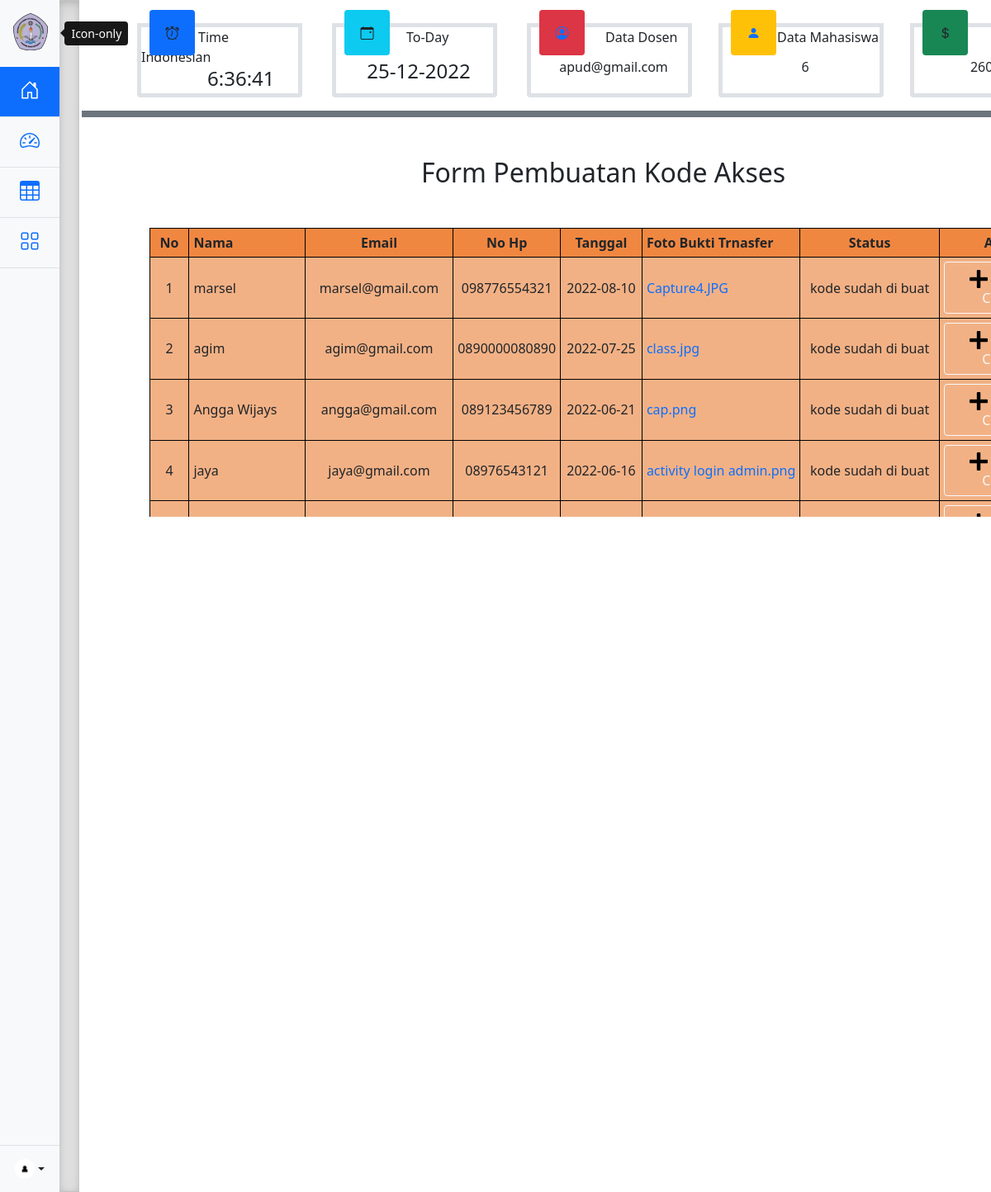
The page /kode_akses.php (signed in) on the database its author committed.
### tables this page shows
CREATE TABLE `profile` (
  `id_profile` int NOT NULL,
  `gambar` varchar(100) NOT NULL,
  `ukuran` varchar(100) NOT NULL,
  `type` varchar(100) NOT NULL,
  `id_pengguna` varchar(25) NOT NULL
);

CREATE TABLE `user` (
  `id_user` int NOT NULL,
  `nama` varchar(100) NOT NULL,
  `email` varchar(100) NOT NULL,
  `nohp` varchar(50) NOT NULL,
  `password` varchar(100) NOT NULL,
  `level` varchar(64) NOT NULL
);

CREATE TABLE `bukti_bayar` (
  `id_bukti` int NOT NULL,
  `nama` varchar(100) NOT NULL,
  `email` varchar(100) NOT NULL,
  `nohp` varchar(50) NOT NULL,
  `tanggal` date DEFAULT NULL,
  `foto_bukti` varchar(100) NOT NULL,
  `id_pengguna` varchar(25) NOT NULL
);

CREATE TABLE `kode_akses` (
  `id_kode` int NOT NULL,
  `nama` varchar(100) NOT NULL,
  `email` varchar(100) NOT NULL,
  `nohp` varchar(50) NOT NULL,
  `bayar_daftar` varchar(25) NOT NULL,
  `status` varchar(100) NOT NULL,
  `code_akses` text NOT NULL,
  `tanggal` date DEFAULT NULL,
  `id_pengguna` varchar(25) NOT NULL
);

### kode_akses.php (the view, shortened to what this page needs)
<?php
include "koneksi.php";
$id = $_SESSION['id_user'];
$result = mysqli_query($con,"SELECT * FROM user WHERE id_user='$id'");
$user = mysqli_fetch_assoc($result);
if(mysqli_num_rows($result)===1){
  $email = $user['email'];
}
$data_mhs = mysqli_query($con,"SELECT * FROM daftar_ulang");
$banyak_mhs = mysqli_num_rows($data_mhs);
$data_bayar = mysqli_query($con,"SELECT * FROM kode_akses");
while($data_saldo = mysqli_fetch_array($data_bayar)){
  $jumlah[] = $data_saldo['bayar_daftar'];
}
$jumlah_uang = array_sum($jumlah);
$profile = mysqli_query($con,"SELECT * FROM profile WHERE id_pengguna='$id'");
    $gambar = mysqli_fetch_assoc($profile);
    if(mysqli_num_rows($profile)===1){
    $poto = $gambar['gambar'];
    }else{
        $poto = "profile.png";
    }
?>
<!doctype html>
<html lang="en">
  <head>
<link href="assets/dist/css/bootstrap.min.css" rel="stylesheet">
<link rel="stylesheet" href="https://cdn.jsdelivr.net/npm/bootstrap-icons@1.8.1/font/bootstrap-icons.css">
    <link href="css/sidebars.css" rel="stylesheet">
  </head>
  <body>
<main>
  <div class="d-flex flex-column flex-shrink-0 bg-light" style="width: 4.5rem;">
    <a href="" class="d-block p-3 link-dark text-decoration-none" title="Icon-only" data-bs-toggle="tooltip" data-bs-placement="right">
      <img src="gambar/amik.png" class="bi" alt="logo amik">
    </a>
    <ul class="nav nav-pills nav-flush flex-column mb-auto text-center">
      <li class="nav-item">
        <a href="halaman_admin.php" class="nav-link active py-3 border-bottom" aria-current="page" title="Home" data-bs-toggle="tooltip" data-bs-placement="right">
          <svg class="bi" width="24" height="24" role="img" aria-label="Home"><use xlink:href="#home"/></svg>
        </a>
      </li>
      <li>
        <a href="kode_akses.php" class="nav-link py-3 border-bottom" title="Buat Kode Akses" data-bs-toggle="tooltip" data-bs-placement="right">
          <svg class="bi" width="24" height="24" role="img" aria-label="Dashboard"><use xlink:href="#speedometer2"/></svg>
        </a>
      </li>
      <li>
        <a href="data_seleksi.php" class="nav-link py-3 border-bottom" title="Seleksi" data-bs-toggle="tooltip" data-bs-placement="right">
          <svg class="bi" width="24" height="24" role="img" aria-label="Orders"><use xlink:href="#table"/></svg>
        </a>
      </li>
      <li>
        <a href="data_pembayaran.php" class="nav-link py-3 border-bottom" title="Pembayaran" data-bs-toggle="tooltip" data-bs-placement="right">
          <svg class="bi" width="24" height="24" role="img" aria-label="Products"><use xlink:href="#grid"/></svg>
        </a>
      </li>
    </ul>
    <div class="dropdown border-top">
      <a href="#" class="d-flex align-items-center justify-content-center p-3 link-dark text-decoration-none dropdown-toggle" id="dropdownUser3" data-bs-toggle="dropdown" aria-expanded="false">
        <img src="gambar/<?= $poto ?>" alt="mdo" width="24" height="24" class="rounded-circle">
      </a>
    </div>
  </div>
  <div class="b-example-divider"></div>
  <div class="d-block">
    <div class="d-flex">
      <div class="d-flex mt-1" style="margin-left:70px; margin-right:150px;">
          <div class="d-block border border-5 mt-4 rounded-bottom" style="width:200px; height:90px;">
          <span style="margin-left:69px;">Time Indonesian</span>
            <div style="display:flex; margin-left:80px;">
                <h4 id="jam"></h4><h4  id="menit"></h4><h4 id="detik"></h4>
            </div>
            </div>
          <div class="d-flex box mt-2 justify-content-center bg-primary rounded-bottom rounded-top" style="margin-left:-185px;"><i class="bi bi-alarm mt-3"></i></div>
      </div>
      <div class="d-flex mt-1 ms-3" style="margin-right:150px;">
          <div class="d-block border border-5 mt-4 rounded-bottom" style="width:200px; height:90px;">
          <span style="margin-left:85px;">To-Day</span>
          <center><h4 style="margin-left:10px; margin-top:15px;"><?php echo date('d-m-Y');?></h4></center>
            </div>
          <div class="d-flex box mt-2 justify-content-center bg-info rounded-bottom rounded-top" style="margin-left:-185px;"><i class="bi bi-calendar-event mt-3"></i></div>
      </div>
      <div class="d-flex mt-1 ms-3 me-3">
          <div class="d-block border border-5 mt-4 rounded-bottom" style="width:200px; height:90px;">
          <span style="margin-left:90px;">Data Dosen</span>
          <center><h6 style="margin-left:10px; margin-top:15px;"><?php echo $email;?></h6></center>
            </div>
          <a href="profile_admin.php"><div class="d-flex box mt-2 justify-content-center bg-danger rounded-bottom rounded-top" style="margin-left:-185px;"><i class="bi bi-person-circle mt-3"></i></div></a>
      </div>
      <div class="d-flex mt-1 ms-3 me-3">
          <div class="d-block border border-5 mt-4 rounded-bottom" style="width:200px; height:90px;">
          <center><span style="margin-left:65px;">Data Mahasiswa</span></center>
          <center><h6 style="margin-left:10px; margin-top:15px;"><?= $banyak_mhs; ?></center>
            </div>
          <a href="data_mahasiswa.php"><div class="d-flex box mt-2 justify-content-center bg-warning rounded-bottom rounded-top" style="margin-left:-185px;"><i class="bi bi-person-fill mt-3"></i></div></a>
      </div>
      <div class="d-flex mt-1 ms-3">
          <div class="d-block border border-5 mt-4 rounded-bottom" style="width:200px; height:90px;">
          <center><h6 style="margin-left:10px; margin-top:15px;"><?= $jumlah_uang; ?></h6></center>
            </div>
          <div class="d-flex box mt-2 justify-content-center bg-success rounded-bottom rounded-top" style="margin-left:-185px;"><i class="bi bi-currency-dollar mt-3"></i></div>
      </div>
    </div>
    <div class="mt-3" style="margin-left:3px;">
      <div class="bg-secondary" style="width:1263px; height:8px;"></div>
      <center>
      <div class="mt-5 mb-5">
        <h2>Form Pembuatan Kode Akses</h2>
      </div>
      </center>
      <table id="myScrollTable" border="0" cellpadding="5" cellspacing="4" align="center">
        <tbody>
              <tr bgcolor="#f08741">
                <th style="width:60px; text-align:center;">No</th>
                <th style="width:200px;">Nama</th>
                <th style="width:200px; text-align:center;">Email</th>
                <th style="width:100px; text-align:center;">No Hp</th>
                <th style="width:120px; text-align:center;">Tanggal</th>
                <th style="width:260px;">Foto Bukti Trnasfer</th>
                <th style="width:260px; text-align:center;">Status</th>
                <th style="width:200px; text-align:center;">Aksi</th>
              </tr>
            <?php
                include "koneksi.php";
                $data_seleksi    =mysqli_query($con, "SELECT * FROM bukti_bayar ORDER BY tanggal DESC");
                $no = 1;
                while($data = mysqli_fetch_assoc($data_seleksi)){
            ?>
                <tr bgcolor="#f2b185">
                  <td  style="text-align:center;"><?php echo $no++; ?></td>
                  <td style=""><?php echo $data['nama']; ?></td>
                  <td style="text-align:center;"><?php echo $data['email']; ?></td>
                  <td style="text-align:center;"><?php echo $data['nohp']; ?></td>
                  <td style="text-align:center;"><?php echo $data['tanggal']; ?></td>
                  <td style=""><a href="img/<?= $data['foto_bukti']  ?>" target="blank" style="text-decoration:none" class="link-primary"><?= $data['foto_bukti']  ?></a></td>
                  <td style="text-align:center;"><?php
                      $id_p = $data['id_pengguna'];
                      $nama_bukti = $data['nama'];
                      $queryData= "SELECT * FROM kode_akses WHERE id_pengguna='$id_p'";
                      $hasil_data = mysqli_query($con, $queryData);
                      while ($fill1 = mysqli_fetch_assoc($hasil_data)){
                        $nama1 = $fill1['nama'];
                        }
                        if($nama_bukti != $nama1){
                          $sts = "kode belum di buat";
                          echo $sts;
                        }else{
                          $sts = "kode sudah di buat";
                          echo $sts;
                      }
                  ?></td>
                  <td style="text-align:center;">
                      <a href="buat_kode.php?id=<?= $data['id_bukti']?>" target="_balnk" class="btn btn-outline-light"><img src="gambar/tambah.png" alt="tambah"> | Add Code</a>
                    </td>
                </tr>
                <?php
                }
                ?>
            </tbody>
      </table>
  </div>
</main>
  </body>
</html>

### css/sidebars.css (style rules this page uses)
body { min-height: 100vh; min-height: -webkit-fill-available; }
html { height: -webkit-fill-available; }
main { display: flex; flex-wrap: nowrap; height: 100vh; height: -webkit-fill-available; max-height: 100vh; overflow-x: auto; overflow-y: hidden; }
.b-example-divider { flex-shrink: 0; width: 1.5rem; height: 100vh; background-color: rgba(0, 0, 0, .1); border: solid rgba(0, 0, 0, .15); border-width: 1px 0; box-shadow: inset 0 .5em 1.5em rgba(0, 0, 0, .1), inset 0 .125em .5em rgba(0, 0, 0, .15); }
.bi { vertical-align: -.125em; pointer-events: none; fill: currentColor; }
.dropdown-toggle { outline: 0; }
.nav-flush .nav-link { border-radius: 0; }

### kode_akses.php (style rules this page uses)
.box { width:55px; height:55px; }
table tr { border:1px solid #000000; }
table tr th { border:1px solid #000000; }
table tr td { border:1px solid #000000; }
#myScrollTable tbody { clear:both; border:0px solid 3FF6600; height:350px; overflow:auto; float:left; width:1100px; background:#E2E6E7; }

### rows shown on the page
profile: gambar (picture)
user: email "apud@gmail.com"
bukti_bayar: nama "marsel", email "marsel@gmail.com", nohp "098776554321", tanggal "2022-08-10", foto_bukti "Capture4.JPG", nama.nama "kode sudah di buat"
bukti_bayar: nama "agim", email "agim@gmail.com", nohp "0890000080890", tanggal "2022-07-25", foto_bukti "class.jpg", nama.nama "kode sudah di buat"
bukti_bayar: nama "Angga Wijays", email "angga@gmail.com", nohp "089123456789", tanggal "2022-06-21", foto_bukti "cap.png", nama.nama "kode sudah di buat"
bukti_bayar: nama "jaya", email "jaya@gmail.com", nohp "08976543121", tanggal "2022-06-16", foto_bukti "activity login admin.png", nama.nama "kode sudah di buat"

### other values the page prints
$banyak_mhs "6"
